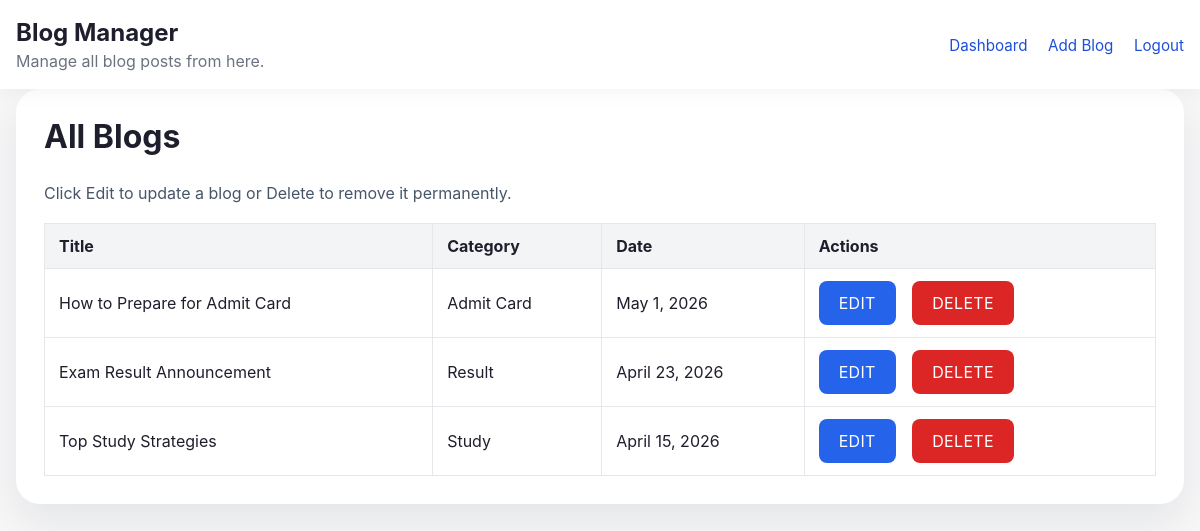
The page /admin/blogs.php (signed in) on the database its author committed.
### tables this page shows
CREATE TABLE IF NOT EXISTS blogs (
  id INT AUTO_INCREMENT PRIMARY KEY,
  title VARCHAR(255) NOT NULL,
  short_description TEXT NOT NULL,
  content TEXT NOT NULL,
  category VARCHAR(100) NOT NULL,
  image VARCHAR(255) DEFAULT NULL,
  date DATE NOT NULL,
  created_at TIMESTAMP DEFAULT CURRENT_TIMESTAMP,
  updated_at TIMESTAMP DEFAULT CURRENT_TIMESTAMP ON UPDATE CURRENT_TIMESTAMP
);

### admin/blogs.php (the view, shortened to what this page needs)
<?php
require_once __DIR__ . '/../includes/db.php';
$result = $conn->query('SELECT * FROM blogs ORDER BY date DESC');
?>
<!DOCTYPE html>
<html lang="en">
<head>
    <link rel="stylesheet" href="../assets/css/style.css">
</head>
<body>
    <header class="site-header">
        <div class="container header-inner">
            <div>
                <h1>Blog Manager</h1>
                <p>Manage all blog posts from here.</p>
            </div>
            <nav>
                <a href="dashboard.php">Dashboard</a>
                <a href="add.php">Add Blog</a>
                <a href="logout.php">Logout</a>
            </nav>
        </div>
    </header>
    <main class="container blog-detail">
        <article>
            <h2>All Blogs</h2>
            <p class="admin-note">Click Edit to update a blog or Delete to remove it permanently.</p>
            <?php if ($result->num_rows === 0): ?>
                <div class="no-results">No blogs found. Add your first blog.</div>
            <?php else: ?>
                <table class="admin-table">
                    <thead>
                        <tr>
                            <th>Title</th>
                            <th>Category</th>
                            <th>Date</th>
                            <th>Actions</th>
                        </tr>
                    </thead>
                    <tbody>
                        <?php while ($blog = $result->fetch_assoc()): ?>
                            <tr>
                                <td><?php echo htmlspecialchars($blog['title']); ?></td>
                                <td><?php echo htmlspecialchars($blog['category']); ?></td>
                                <td><?php echo htmlspecialchars(date('F j, Y', strtotime($blog['date']))); ?></td>
                                <td class="admin-actions">
                                    <a class="button" href="edit.php?id=<?php echo urlencode($blog['id']); ?>">Edit</a>
                                    <a class="button" style="background:#dc2626;" href="delete.php?id=<?php echo urlencode($blog['id']); ?>" onclick="return confirm('Delete this blog?');">Delete</a>
                                </td>
                            </tr>
                        <?php endwhile; ?>
                    </tbody>
                </table>
            <?php endif; ?>
        </article>
    </main>
</body>
</html>

### assets/css/style.css (style rules this page uses)
* { box-sizing: border-box; }
body { margin: 0; font-family: Inter, system-ui, -apple-system, BlinkMacSystemFont, 'Segoe UI', sans-serif; background: #f7f7f8; color: #1e1e2d; }
a { color: #1d4ed8; text-decoration: none; }
.container { width: min(1200px, calc(100% - 32px)); margin: 0 auto; }
button, .button { cursor: pointer; border: none; background: #2563eb; color: #fff; padding: 12px 20px; border-radius: 8px; text-transform: uppercase; letter-spacing: .02em; display: inline-flex; align-items: center; justify-content: center; transition: background .2s ease; }
.site-header { background: #fff; box-shadow: 0 2px 20px rgba(20, 20, 50, .05); position: sticky; top: 0; z-index: 10; }
.header-inner { display: flex; align-items: center; justify-content: space-between; gap: 1rem; padding: 18px 0; }
.site-header h1 { margin: 0; font-size: 1.5rem; }
.site-header p { margin: 4px 0 0; color: #6b7280; }
.site-header nav a { margin-left: 16px; font-size: .95rem; }
.blog-detail article { background: #fff; padding: 28px; border-radius: 24px; box-shadow: 0 18px 40px rgba(15, 23, 42, .08); }
.blog-detail h2 { margin-top: 0; font-size: 2rem; }

### admin/blogs.php (style rules this page uses)
.admin-table { width:100%;border-collapse:collapse;margin-top:20px; }
.admin-table th,.admin-table td { padding:12px 14px;border:1px solid #e5e7eb;text-align:left; }
.admin-table th { background:#f3f4f6; }
.admin-actions a { margin-right:12px; }
.admin-note { margin-top: 8px;color:#475569; }

### rows shown on the page
blogs: title "How to Prepare for Admit Card", category "Admit Card", date "May 1, 2026"
blogs: title "Exam Result Announcement", category "Result", date "April 23, 2026"
blogs: title "Top Study Strategies", category "Study", date "April 15, 2026"
